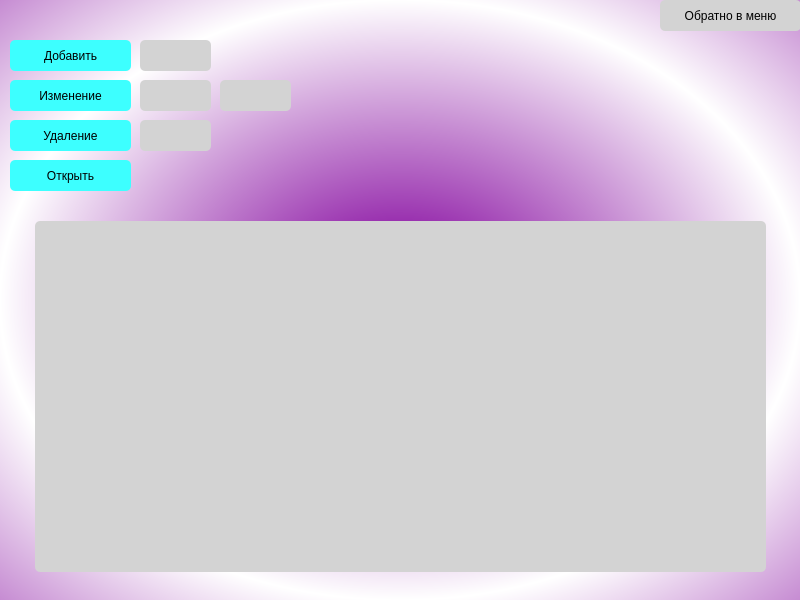
<?xml version="1.0" encoding="UTF-8"?>
<ui version="4.0">
 <class>MainWindow</class>
 <widget class="QMainWindow" name="MainWindow">
  <property name="geometry">
   <rect>
    <x>0</x>
    <y>0</y>
    <width>800</width>
    <height>600</height>
   </rect>
  </property>
  <property name="minimumSize">
   <size>
    <width>800</width>
    <height>600</height>
   </size>
  </property>
  <property name="maximumSize">
   <size>
    <width>800</width>
    <height>600</height>
   </size>
  </property>
  <property name="sizeIncrement">
   <size>
    <width>800</width>
    <height>600</height>
   </size>
  </property>
  <property name="baseSize">
   <size>
    <width>800</width>
    <height>600</height>
   </size>
  </property>
  <property name="windowTitle">
   <string>MainWindow</string>
  </property>
  <property name="styleSheet">
   <string notr="true">background-color: qradialgradient(spread:reflect, cx:0.5, cy:0.5, radius:0.5, fx:0.5, fy:0.5, stop:0.0852273 rgba(129, 0, 156, 255), stop:1 rgba(255, 255, 255, 255));
font: 75 12pt &quot;Fixedsys&quot;;
</string>
  </property>
  <widget class="QWidget" name="centralwidget">
   <widget class="QPushButton" name="Add">
    <property name="geometry">
     <rect>
      <x>10</x>
      <y>40</y>
      <width>121</width>
      <height>31</height>
     </rect>
    </property>
    <property name="styleSheet">
     <string notr="true">background-color: rgb(61, 255, 255);
border-radius: 5px;</string>
    </property>
    <property name="text">
     <string>Добавить</string>
    </property>
   </widget>
   <widget class="QPushButton" name="Change">
    <property name="geometry">
     <rect>
      <x>10</x>
      <y>80</y>
      <width>121</width>
      <height>31</height>
     </rect>
    </property>
    <property name="styleSheet">
     <string notr="true">background-color: rgb(61, 255, 255);
border-radius: 5px;</string>
    </property>
    <property name="text">
     <string>Изменение</string>
    </property>
   </widget>
   <widget class="QPushButton" name="Dell">
    <property name="geometry">
     <rect>
      <x>10</x>
      <y>120</y>
      <width>121</width>
      <height>31</height>
     </rect>
    </property>
    <property name="styleSheet">
     <string notr="true">background-color: rgb(61, 255, 255);
border-radius: 5px;</string>
    </property>
    <property name="text">
     <string>Удаление</string>
    </property>
   </widget>
   <widget class="QPushButton" name="Back">
    <property name="geometry">
     <rect>
      <x>660</x>
      <y>0</y>
      <width>141</width>
      <height>31</height>
     </rect>
    </property>
    <property name="styleSheet">
     <string notr="true">background-color: rgb(211, 211, 211);
border-radius: 5px;</string>
    </property>
    <property name="text">
     <string>Обратно в меню</string>
    </property>
   </widget>
   <widget class="QPushButton" name="Open">
    <property name="geometry">
     <rect>
      <x>10</x>
      <y>160</y>
      <width>121</width>
      <height>31</height>
     </rect>
    </property>
    <property name="styleSheet">
     <string notr="true">background-color: rgb(61, 255, 255);
border-radius: 5px;</string>
    </property>
    <property name="text">
     <string>Открыть</string>
    </property>
   </widget>
   <widget class="QTableWidget" name="tableWidget">
    <property name="geometry">
     <rect>
      <x>35</x>
      <y>221</y>
      <width>731</width>
      <height>351</height>
     </rect>
    </property>
    <property name="styleSheet">
     <string notr="true">background-color: rgb(211, 211, 211);
border-radius: 5px;</string>
    </property>
   </widget>
   <widget class="QLineEdit" name="DellLine">
    <property name="geometry">
     <rect>
      <x>140</x>
      <y>120</y>
      <width>71</width>
      <height>31</height>
     </rect>
    </property>
    <property name="styleSheet">
     <string notr="true">background-color: rgb(211, 211, 211);
border-radius: 5px;</string>
    </property>
   </widget>
   <widget class="QLineEdit" name="AddLine">
    <property name="geometry">
     <rect>
      <x>140</x>
      <y>40</y>
      <width>71</width>
      <height>31</height>
     </rect>
    </property>
    <property name="styleSheet">
     <string notr="true">background-color: rgb(211, 211, 211);
border-radius: 5px;</string>
    </property>
   </widget>
   <widget class="QLineEdit" name="ChangeLine">
    <property name="geometry">
     <rect>
      <x>140</x>
      <y>80</y>
      <width>71</width>
      <height>31</height>
     </rect>
    </property>
    <property name="styleSheet">
     <string notr="true">background-color: rgb(211, 211, 211);
border-radius: 5px;</string>
    </property>
   </widget>
   <widget class="QLineEdit" name="ChangeLine_2">
    <property name="geometry">
     <rect>
      <x>220</x>
      <y>80</y>
      <width>71</width>
      <height>31</height>
     </rect>
    </property>
    <property name="styleSheet">
     <string notr="true">background-color: rgb(211, 211, 211);
border-radius: 5px;</string>
    </property>
   </widget>
  </widget>
 </widget>
 <resources/>
 <connections/>
</ui>
